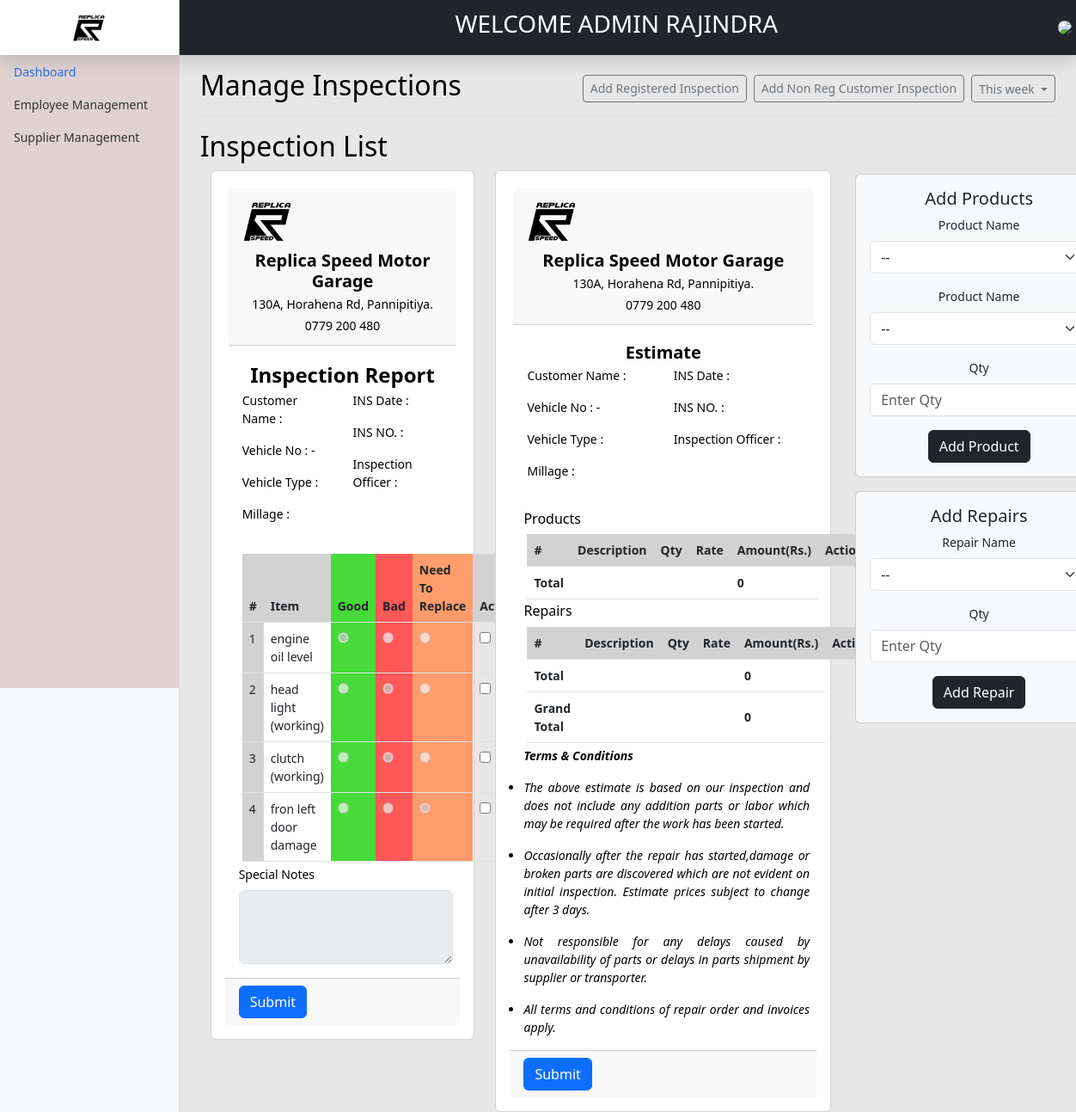
The app's page /backend/inspection/estimate.php (signed in) with its own data.
### tables this page shows
CREATE TABLE IF NOT EXISTS `inspectionitems` (
  `InspectionItemId` int(11) NOT NULL AUTO_INCREMENT,
  `InsItemName` varchar(255) NOT NULL,
  `insCat_Id` int(11) NOT NULL,
  `InsItemStatus` int(1) NOT NULL,
  `AddUser` int(11) NOT NULL,
  `AddDate` date NOT NULL,
  `UpdateDate` date DEFAULT NULL,
  PRIMARY KEY (`InspectionItemId`)
);

### backend/inspection/estimate.php (the view, shortened to what the rows shown need)
<?php
include'../header.php';
?>
<main class="col-md-9 ms-sm-auto col-lg-10 px-md-4">
    <div
        class="d-flex justify-content-between flex-wrap flex-md-nowrap align-items-center pt-3 pb-2 mb-3 border-bottom">
        <h1 class="h2">Manage Inspections</h1>
    </div>
    <h2>Inspection List</h2>
    <div class="container">
        <div class="row">
            <div class="col-md-4">
                <div class="card">
                    <div class="card-body">
                        <form method="post" action="<?= htmlspecialchars($_SERVER['PHP_SELF']); ?>">
                            <div class="container m-1">
                                <table class="table m-1">
                                    <thead>
                                        <tr style="background-color: #d2d2d2">
                                            <th scope="col">#</th>
                                            <th scope="col">Item</th>
                                            <th scope="col" style="background-color:#48da3a;">Good</th>
                                            <th scope="col" style="background-color:#ff5858;">Bad</th>
                                            <th scope="col" style="background-color:#ff9c6b;">Need To Replace</th>
                                            <th scope="col">Action</th>
                                        </tr>
                                    </thead>
                                    <tbody>
                                        <?php
                                        $db = dbconn();
                                        $sqlEngine = "SELECT * FROM inspectionitems WHERE InsItemStatus=1";
                                        $resultEngine = $db->query($sqlEngine);
                                        if ($resultEngine->num_rows > 0) {
                                            $n = 1;
                                            while ($rowengineItems = $resultEngine->fetch_assoc()) {
                                                $inspectionItemId = $rowengineItems['InspectionItemId'];
                                                $insItemName = $rowengineItems['InsItemName'];
                                                $sqlValue = "SELECT VehicleCondition FROM InspectionRecord WHERE InspectionItemId = '$inspectionItemId'";
                                                $resultValue = $db->query($sqlValue);
                                                $selectedValue = "";
                                                if ($resultValue->num_rows > 0) {
                                                    $rowValue = $resultValue->fetch_assoc();
                                                    $selectedValue = $rowValue['VehicleCondition'];
                                                }
                                                echo '<tr>';
                                                echo '<td style="background-color: #d2d2d2">' . $n . '</td>';
                                                echo '<td>' . $insItemName . '</td>';
                                                echo '<td style="background-color:#48da3a;">';
                                                echo '<label class="form-check-custom danger">';
                                                echo '<input type="radio" name="radio-' . $inspectionItemId . '" value="1" ' . ($selectedValue == '1' ? 'checked' : '') . ' disabled>';
                                                echo '</label>';
                                                echo '</td>';
                                                echo '<td style="background-color:#ff5858;">';
                                                echo '<label class="form-check-custom danger">';
                                                echo '<input type="radio" name="radio-' . $inspectionItemId . '" value="2" ' . ($selectedValue == '2' ? 'checked' : '') . ' disabled>';
                                                echo '</label>';
                                                echo '</td>';
                                                echo '<td style="background-color:#ff9c6b;">';
                                                echo '<label class="form-check-custom danger">';
                                                echo '<input type="radio" name="radio-' . $inspectionItemId . '" value="3" ' . ($selectedValue == '3' ? 'checked' : '') . ' disabled>';
                                                echo '</label>';
                                                echo '</td>';
                                                echo '<td>';
                                                echo '<label class="form-check-custom danger">';
                                                echo '<input type="checkbox" name="select-' . $inspectionItemId . '">';
                                                echo '</label>';
                                                echo '</td>';
                                                echo '</tr>';
                                                $n++;
                                            }
                                        }
                                        ?>
                                    </tbody>
                                </table>
                            </div>
                        </form>
                    </div>
                </div>
            </div>
            <div class="col-md-5">
                <div class="card">
                    <div class="card-body">
                        <section>
                            <div class="container m-1">
                                <section>
                                    <table class="table m-1">
                                        <thead>
                                            <tr style="background-color: #d2d2d2">
                                                <th scope="col">#</th>
                                                <th scope="col">Description</th>
                                                <th scope="col">Qty</th>
                                                <th scope="col">Rate</th>
                                                <th scope="col">Amount(Rs.)</th>
                                                <th scope="col">Action</th>
                                            </tr>
                                        </thead>
                                    </table>
                                </section>
                                <section>
                                    <table class="table m-1">
                                        <thead>
                                            <tr style="background-color: #d2d2d2">
                                                <th scope="col">#</th>
                                                <th scope="col">Description</th>
                                                <th scope="col">Qty</th>
                                                <th scope="col">Rate</th>
                                                <th scope="col">Amount(Rs.)</th>
                                                <th scope="col">Action</th>
                                            </tr>
                                        </thead>
                                    </table>
                                </section>
                            </div>
                        </section>
                    </div>
                </div>
            </div>
        </div>
    </div>
</main>
<?php include'../footer.php'; ?>

### records on screen
inspectionitems: InsItemName "engine oil level"
inspectionitems: InsItemName "head light (working)"
inspectionitems: InsItemName "clutch (working)"
inspectionitems: InsItemName "fron left door damage"

### other values on screen
$_SESSION["userrole"] "ADMIN"
$_SESSION["FirstName"] "RAJINDRA"
$totalProduct "0"
$totalRepair "0"
$totalProduct += $totalRepair "0"
